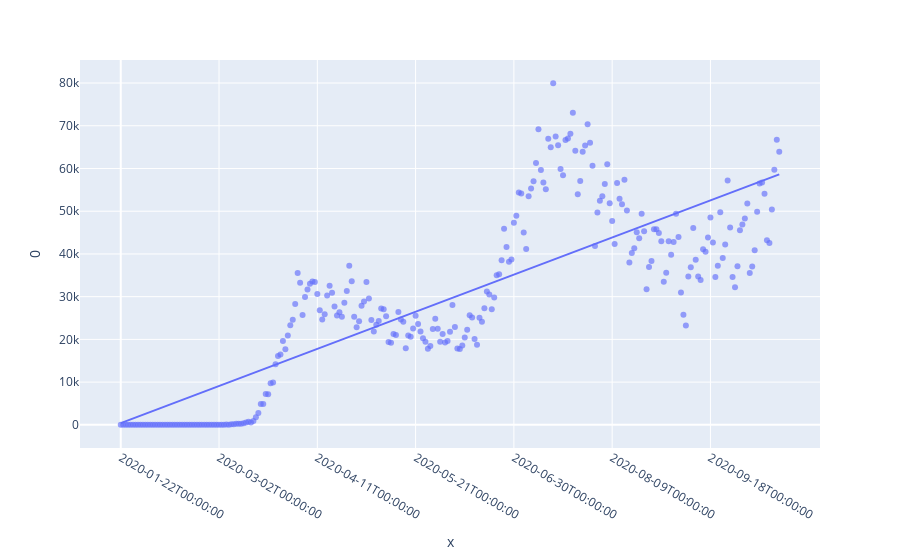

Write notebook code for a chart like this one.
### Code cell
X = united_states_cases.values.reshape(-1, 1)
Y = united_states_cases.index.values

fig = px.scatter(united_states_cases,
                 x=index,
                 y=0,
                 opacity=0.65,
                 trendline="ols")

# Set custom x-axis labels
fig.update_xaxes(
    ticktext=united_states_cases.index[0::40],
    tickvals=index[0::40],
)
fig

### Figure 1 — Plotly figure (JSON) as saved in the notebook; plotly's stock layout.template omitted (floating-point values rounded to 4 significant figures; data arrays with more than 128 entries replaced by an {"elided": "..."} marker saying what was removed)
{"data": [{"hovertemplate": "x=%{x}<br>0=%{y}<extra></extra>", "legendgroup": "", "marker": {"color": "#636efa", "opacity": 0.65, "symbol": "circle"}, "mode": "markers", "name": "", "orientation": "v", "showlegend": false, "type": "scatter", "x": {"elided": "269 int values"}, "xaxis": "x", "y": {"elided": "269 int values"}, "yaxis": "y"}, {"hovertemplate": "<b>OLS trendline</b><br>0 = 217.188 * x + 406.771<br>R<sup>2</sup>=0.671552<br><br>x=%{x}<br>0=%{y} <b>(trend)</b><extra></extra>", "legendgroup": "", "marker": {"color": "#636efa", "symbol": "circle"}, "mode": "lines", "name": "", "showlegend": false, "type": "scatter", "x": {"elided": "269 int values"}, "xaxis": "x", "y": {"elided": "269 float values"}, "yaxis": "y"}], "layout": {"legend": {"tracegroupgap": 0}, "margin": {"t": 60}, "xaxis": {"anchor": "y", "domain": [0, 1], "ticktext": ["2020-01-22T00:00:00", "2020-03-02T00:00:00", "2020-04-11T00:00:00", "2020-05-21T00:00:00", "2020-06-30T00:00:00", "2020-08-09T00:00:00", "2020-09-18T00:00:00"], "tickvals": [0, 40, 80, 120, 160, 200, 240], "title": {"text": "x"}}, "yaxis": {"anchor": "x", "domain": [0, 1], "title": {"text": "0"}}}}
